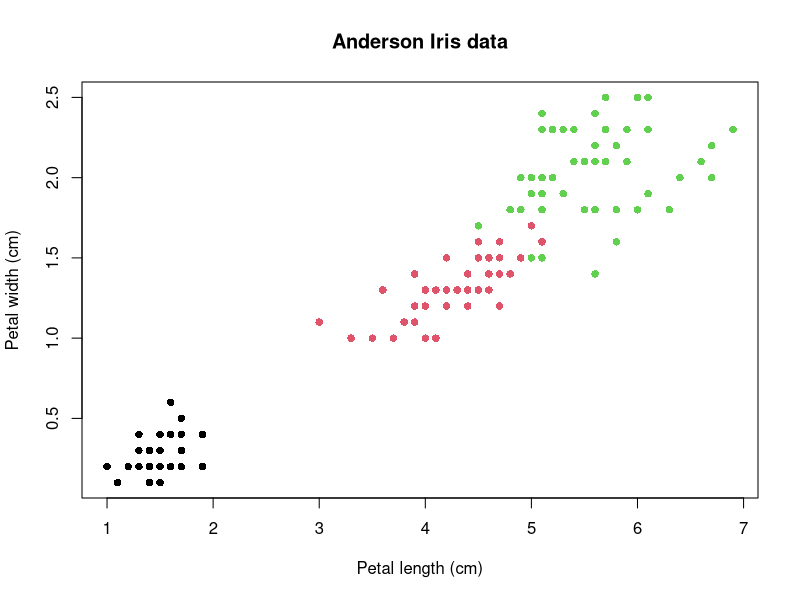
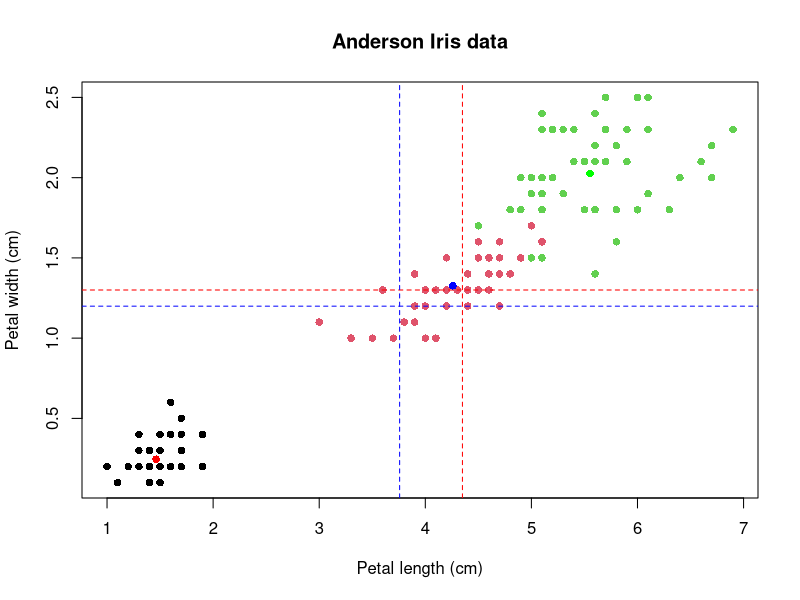
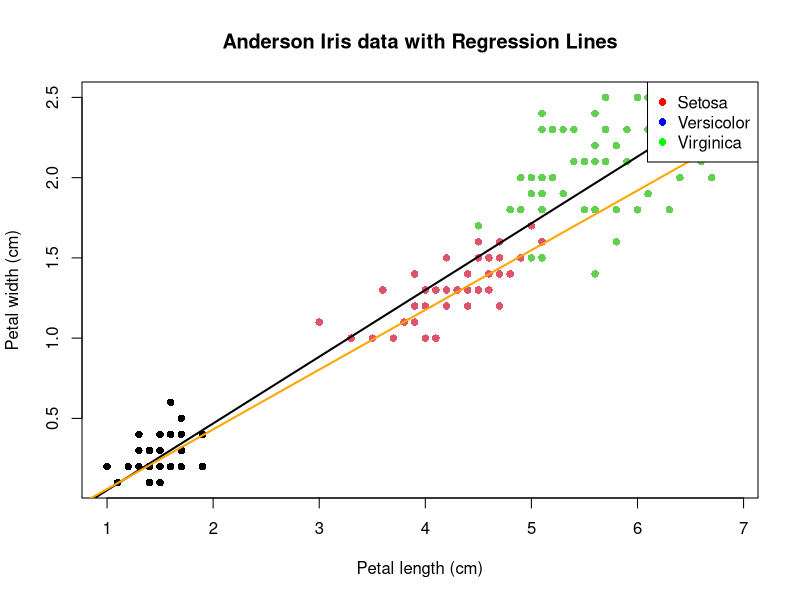

Here is the R script that generated these plots, in order:
# Load the iris dataset
data(iris)

# Step 1: Basic scatter plot with title and axis labels
plot(iris$Petal.Length, iris$Petal.Width,
     main = "Anderson Iris data",
     xlab = "Petal length (cm)",
     ylab = "Petal width (cm)",
     col = iris$Species,
     pch = 16)


# Step 2: Add horizontal and vertical lines for mean and median
mean_length <- mean(iris$Petal.Length)
mean_width <- mean(iris$Petal.Width)
median_length <- median(iris$Petal.Length)
median_width <- median(iris$Petal.Width)

# Plot the scatter plot
plot(iris$Petal.Length, iris$Petal.Width,
     main = "Anderson Iris data",
     xlab = "Petal length (cm)",
     ylab = "Petal width (cm)",
     col = iris$Species,
     pch = 16)

# Add horizontal and vertical lines for mean and median
abline(h = mean_width, col = "blue", lty = 2)  # Horizontal line at mean
abline(h = median_width, col = "red", lty = 2) # Horizontal line at median
abline(v = mean_length, col = "blue", lty = 2) # Vertical line at mean
abline(v = median_length, col = "red", lty = 2) # Vertical line at median

# Add centroids as red and blue points
centroids <- aggregate(cbind(Petal.Length, Petal.Width) ~ Species, data = iris, FUN = mean)
points(centroids$Petal.Length[1], centroids$Petal.Width[1], col = "red", pch = 16)   # Setosa
points(centroids$Petal.Length[2], centroids$Petal.Width[2], col = "blue", pch = 16)  # Versicolor
points(centroids$Petal.Length[3], centroids$Petal.Width[3], col = "green", pch = 16) # Virginica

# Load necessary library for robust regression
library(MASS)

# Step 3: Linear model (least squares regression) and robust regression
lm_fit <- lm(Petal.Width ~ Petal.Length, data = iris)
lqs_fit <- lqs(Petal.Width ~ Petal.Length, data = iris)

# Plot the scatter plot
plot(iris$Petal.Length, iris$Petal.Width,
     main = "Anderson Iris data with Regression Lines",
     xlab = "Petal length (cm)",
     ylab = "Petal width (cm)",
     col = iris$Species,
     pch = 16)

# Add the regression lines
abline(lm_fit, col = "black", lwd = 2)  # Least-squares line
abline(lqs_fit, col = "orange", lwd = 2) # Robust regression line

# Add legend
legend("topright", legend = c("Setosa", "Versicolor", "Virginica"),
       col = c("red", "blue", "green"), pch = 16)
